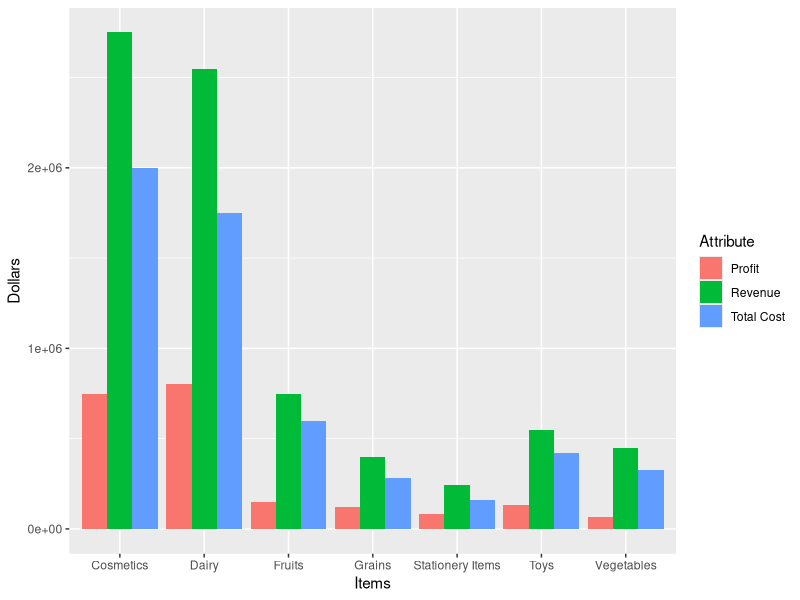

Source code (R):




install.packages("ggplot2")


Items <- c("Vegetables", "Fruits", "Grains", "Dairy", "Cosmetics", "Toys", "Stationery Items", "Vegetables", "Fruits", "Grains", "Dairy", "Cosmetics", "Toys", "Stationery Items", "Vegetables", "Fruits", "Grains", "Dairy", "Cosmetics", "Toys", "Stationery Items")

UnitPrice <- c(150, 200, 125, 350, 500, 120, 50, 150, 200, 125, 350, 500, 120, 50, 150, 200, 125, 350, 500, 120, 50)

UnitsSold <- c(2500, 3000, 2250, 5000, 4000, 3500, 3250, 2500, 3000, 2250, 5000, 4000, 3500, 3250, 2500, 3000, 2250, 5000, 4000, 3500, 3250)

PurchaseDatex <- c("2/2/22", "2/3/22", "4/2/23", "1/15/22", "3/22/23", "12/1/22", "6/2/22", "2/2/22", "2/3/22", "4/2/23", "1/15/22", "3/22/23", "12/1/22", "6/2/22", "2/2/22", "2/3/22", "4/2/23", "1/15/22", "3/22/23", "12/1/22", "6/2/22")

PurchaseDate <- as.Date(PurchaseDatex, format = "%m/%d/%y")

Dollars <- c(450000, 750000, 400250, 2550000, 2750000, 550000, 245000, 328500, 600000, 281250, 1750000, 2000000, 420000, 162500, 67500, 150000, 119000, 800000, 750000, 130000, 82500)

Attribute <- c("Revenue", "Revenue", "Revenue", "Revenue", "Revenue", "Revenue", "Revenue", "Total Cost", "Total Cost", "Total Cost", "Total Cost", "Total Cost", "Total Cost", "Total Cost", "Profit", "Profit", "Profit", "Profit", "Profit", "Profit", "Profit")

StoreTable <- data.frame(Items, UnitPrice, UnitsSold, PurchaseDate, Dollars, Attribute)

StoreTable
library (ggplot2)

ggplot(StoreTable, aes(fill=Attribute, y=Dollars, x=Items)) + geom_bar(position='dodge', stat='identity')




 